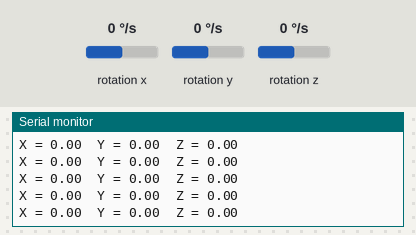
A sketch run on a simulated Arduino Nano 33 BLE. Parts: the last lines printed to the serial monitor. The test bench sets the inputs (shaded band); at power-on: rotation x 0 °/s, rotation y 0 °/s, rotation z 0 °/s.

Above: at 1.2 s.
1.3 s: rotation x set to -192 °/s
At 1.9 s:
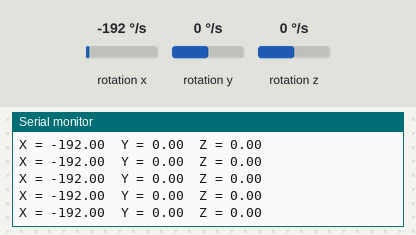
2.8 s: rotation y set to -192 °/s
At 3.6 s:
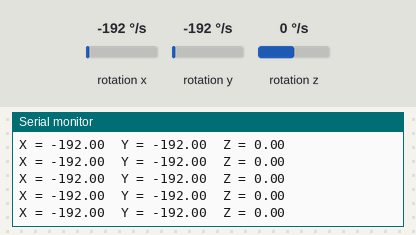

Measured:
- after the input at 1.3 s, the serial monitor: prints a new line at once (image 1)
- after the input at 2.8 s, the serial monitor: prints a new line at once (image 2)

The sketch:

Gyroscope.ino
```cpp
#include <Arduino_LSM9DS1.h>

void setup() {
  Serial.begin(9600);

  if (!IMU.begin()) {
    Serial.println("Failed to initialize IMU!");
    while (1);
  }

  Serial.println("Gyroscope Ready");
}

void loop() {
  float x, y, z;

  if (IMU.gyroscopeAvailable()) {
    IMU.readGyroscope(x, y, z);

    Serial.print("X = ");
    Serial.print(x);

    Serial.print("  Y = ");
    Serial.print(y);

    Serial.print("  Z = ");
    Serial.println(z);
  }
}
```
